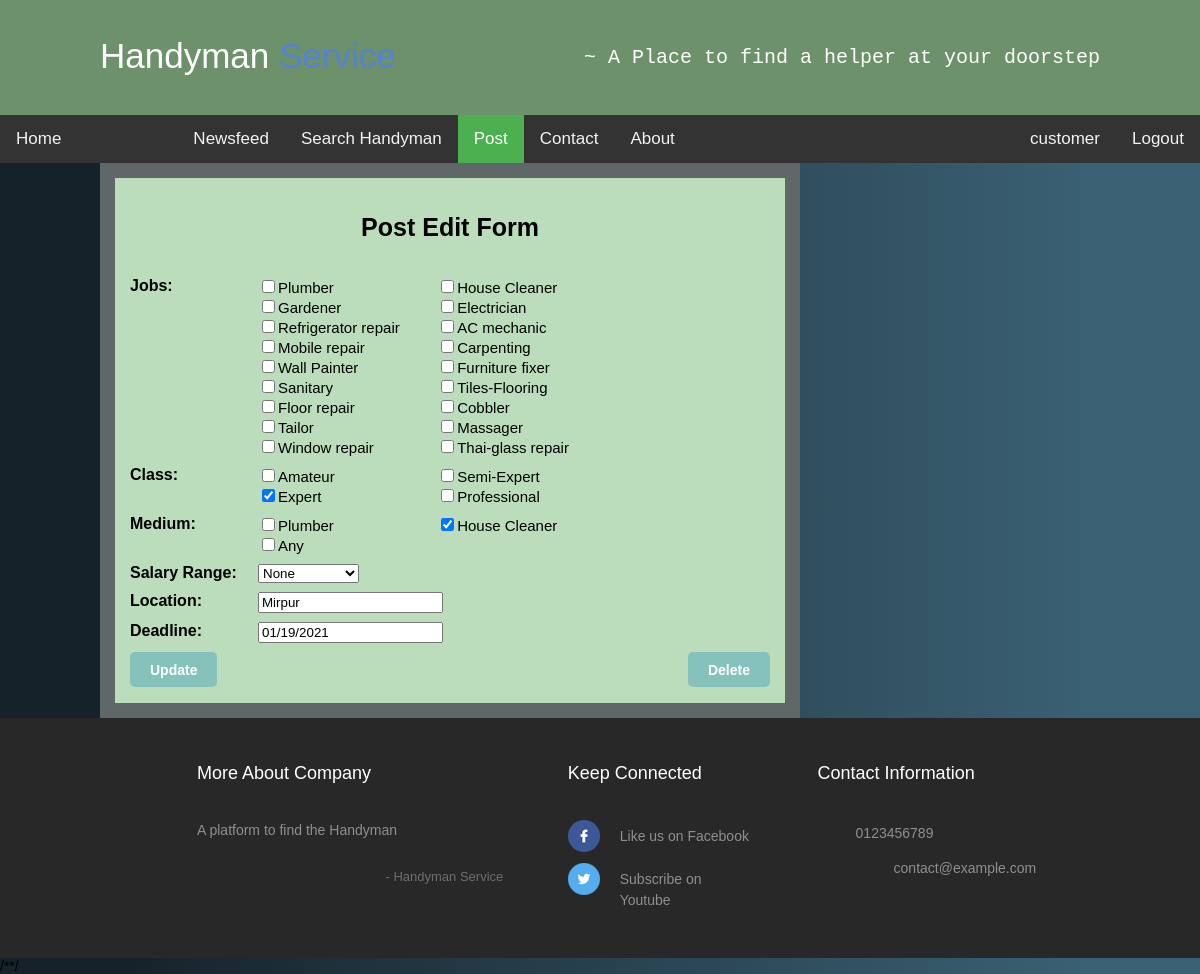
Screenshot of /editpost.php?pid=5 (signed in) with the database file from the repository.
### tables this page shows
CREATE TABLE `user` (
  `id` int(11) NOT NULL,
  `fullname` varchar(150) NOT NULL,
  `gender` varchar(6) NOT NULL,
  `email` varchar(40) NOT NULL,
  `phone` varchar(15) NOT NULL,
  `address` varchar(200) NOT NULL DEFAULT '',
  `pass` varchar(50) NOT NULL,
  `confirmcode` varchar(7) NOT NULL,
  `activation` varchar(3) NOT NULL DEFAULT '',
  `type` varchar(10) NOT NULL,
  `user_pic` text DEFAULT NULL,
  `last_logout` timestamp NOT NULL DEFAULT current_timestamp() ON UPDATE current_timestamp(),
  `online` varchar(5) NOT NULL DEFAULT 'no'
);

CREATE TABLE `post` (
  `id` int(11) NOT NULL,
  `postby_id` int(11) NOT NULL,
  `jobs` text NOT NULL,
  `class` text NOT NULL,
  `medium` varchar(20) NOT NULL,
  `salary` varchar(50) NOT NULL,
  `location` text NOT NULL,
  `post_time` timestamp NOT NULL DEFAULT current_timestamp() ON UPDATE current_timestamp(),
  `deadline` varchar(15) NOT NULL
);

### editpost.php (the view, shortened to what this page needs)
<?php
 include ( "inc/connection.inc.php" );
if (!isset($_SESSION['user_login'])) {
	$user = "";
	$utype_db = "";
	header("Location: login.php");
}
else {
	$user = $_SESSION['user_login'];
	$result = $con->query("SELECT * FROM user WHERE id='$user'");
		$get_user_name = $result->fetch_assoc();
			$uname_db = $get_user_name['fullname'];
			$utype_db = $get_user_name['type'];
}
if (isset($_REQUEST['pid'])) {
	$pstid = mysqli_real_escape_string($con, $_REQUEST['pid']);
	$result3 = $con->query("SELECT * FROM post WHERE id='$pstid'");
		$get_user_pid = mysqli_fetch_assoc($result3);
		$cls = $get_user_pid['class'];
		$medium = $get_user_pid['medium'];
		$location = $get_user_pid['location'];
		$deadline = $get_user_pid['deadline'];
}else {
	header('location: index.php');
}
?>
<!DOCTYPE html>
<html>
<head>
	<link rel="stylesheet" type="text/css" href="css/style.css">
	<link href="css/footer.css" rel="stylesheet" type="text/css" media="all" />
	<link rel="stylesheet" href="//code.jquery.com/ui/1.12.1/themes/base/jquery-ui.css">
	<link rel="stylesheet" href="/resources/demos/style.css">
	<link rel="stylesheet" type="text/css" href="css/homemenu.css">
    <link rel="stylesheet" href="https://maxcdn.bootstrapcdn.com/font-awesome/4.3.0/css/font-awesome.min.css">
</head>
<body class="body1">
<div>
	<div>
		<header class="header">
			<div class="header-cont">
				<?php
					include 'inc/banner.inc.php';
				?>
			</div>
		</header>
		<div class="topnav">
			<a class="navlink" href="cover.php">Home</a>
			<a class="navlink" href="index.php" style="margin: 0px 0px 0px 100px;">Newsfeed</a>
			<a class="navlink" href="#news">Search Handyman</a>
			<?php
			if($utype_db == "handyman")
				{
				}else {
					echo '<a class="active navlink" href="postform.php">Post</a>';
				}
			 ?>
			<a class="navlink" href="#contact">Contact</a>
			<a class="navlink" href="#about">About</a>
			<div style="float: right;" >
				<table>
					<tr>
						<?php
							if($user != ""){
								echo '<td>
							<a class="navlink" href="profile.php?uid='.$user.'">'.$uname_db.'</a>
						</td>
						<td>
							<a class="navlink" href="logout.php">Logout</a>
						</td>';
							}
						?>
					</tr>
				</table>
			</div>
		</div>
	</div>
	<div class="nbody" style="margin: 0px 100px; overflow: hidden;">
		<div class="nfeedleft">
			<div class="postbox">
			<h3>Post Edit Form</h3>
			<?php
				echo '<div class="signup_error_msg">';
				echo'</div>';
				?>
			  	<form action="#" method="post">
			  	<div class="itemrow">
			  			<div style="width: 20%; float: left;">
			  				<label>Jobs: </label>
			  			</div>
			  			<div style="width: 80%; float: left;">
			  				<div class="divp35"><input <?php $job1=strstr($job, "Plumber"); if($job1 != '') echo 'checked'; ?> type="checkbox" name="sub_list[]" value="Plumber"><span>Plumber</span></div>
							<div class="divp35"><input <?php $job1=strstr($job, "House Cleaner"); if($job1 != '') echo 'checked'; ?> type="checkbox" name="sub_list[]" value="House Cleaner"><span>House Cleaner</span></div>
							<div class="divp35"><input <?php $job1=strstr($job, "Gardener"); if($job1 != '') echo 'checked'; ?> type="checkbox" name="sub_list[]" value="Gardener"><span>Gardener</span></div>
							<div class="divp35"><input <?php $job1=strstr($job, "Electrician"); if($job1 != '') echo 'checked'; ?> type="checkbox" name="sub_list[]" value="Electrician"><span>Electrician</span></div>
							<div class="divp35"><input <?php $job1=strstr($job, "Refrigerator repair"); if($job1 != '') echo 'checked'; ?> type="checkbox" name="sub_list[]" value="Refrigerator repair"><span>Refrigerator repair</span></div>
							<div class="divp35"><input <?php $job1=strstr($job, "AC mechanic"); if($job1 != '') echo 'checked'; ?> type="checkbox" name="sub_list[]" value="AC mechanic"><span>AC mechanic</span></div>
							<div class="divp35"><input <?php $job1=strstr($job, "Mobile repair"); if($job1 != '') echo 'checked'; ?> type="checkbox" name="sub_list[]" value="Mobile repair"><span>Mobile repair</span></div>
							<div class="divp35"><input <?php $job1=strstr($job, "Carpenting"); if($job1 != '') echo 'checked'; ?> type="checkbox" name="sub_list[]" value="Carpenting"><span>Carpenting</span></div>
							<div class="divp35"><input <?php $job1=strstr($job, "Wall Painter"); if($job1 != '') echo 'checked'; ?> type="checkbox" name="sub_list[]" value="Wall Painter"><span>Wall Painter</span></div>
							<div class="divp35"><input <?php $job1=strstr($job, "Furniture fixer"); if($job1 != '') echo 'checked'; ?> type="checkbox" name="sub_list[]" value="Furniture fixer"><span>Furniture fixer</span></div>
							<div class="divp35"><input <?php $job1=strstr($job, "Sanitary"); if($job1 != '') echo 'checked'; ?> type="checkbox" name="sub_list[]" value="Sanitary"><span>Sanitary</span></div>
							<div class="divp35"><input <?php $job1=strstr($job, "Tiles-Flooring"); if($job1 != '') echo 'checked'; ?> type="checkbox" name="sub_list[]" value="Tiles-Flooring"><span>Tiles-Flooring</span></div>
							<div class="divp35"><input <?php $job1=strstr($job, "Floor repair"); if($job1 != '') echo 'checked'; ?> type="checkbox" name="sub_list[]" value="Floor repair"><span>Floor repair</span></div>
							<div class="divp35"><input <?php $job1=strstr($job, "Cobbler"); if($job1 != '') echo 'checked'; ?> type="checkbox" name="sub_list[]" value="Cobbler"><span>Cobbler</span></div>
							<div class="divp35"><input <?php $job1=strstr($job, "Tailor"); if($job1 != '') echo 'checked'; ?> type="checkbox" name="sub_list[]" value="Tailor"><span>Tailor</span></div>
							<div class="divp35"><input <?php $job1=strstr($job, "Massager"); if($job1 != '') echo 'checked'; ?> type="checkbox" name="sub_list[]" value="Massager"><span>Massager</span></div>
							<div class="divp35"><input <?php $job1=strstr($job, "Window repair"); if($job1 != '') echo 'checked'; ?> type="checkbox" name="sub_list[]" value="Window repair"><span>Window repair</span></div>
							<div class="divp35"><input <?php $job1=strstr($job, "Thai-glass repair"); if($job1 != '') echo 'checked'; ?> type="checkbox" name="sub_list[]" value="Thai-glass repair"><span>Thai-glass repair</span></div>
			  			</div>
			  		</div>
					<div class="itemrow">
						<div style="width: 20%; float: left;">
							<label>Class: </label>
						</div>
						<div style="width: 80%; float: left;">
							<div class="divp35"><input <?php $class1=strstr($cls, "Amateur"); if($class1 != '') echo 'checked'; ?> type="checkbox" name="class_list[]" value="Amateur"><span>Amateur</span></div>
							<div class="divp35"><input <?php $class1=strstr($cls, "Semi-Expert"); if($class1 != '') echo 'checked'; ?> type="checkbox" name="class_list[]" value="Semi-Expert"><span>Semi-Expert</span></div>
							<div class="divp35"><input <?php $class1=strstr($cls, "Expert"); if($class1 != '') echo 'checked'; ?> type="checkbox" name="class_list[]" value="Expert"><span>Expert</span></div>
							<div class="divp35"><input <?php $class1=strstr($cls, "Professional"); if($class1 != '') echo 'checked'; ?> type="checkbox" name="class_list[]" value="Professional"><span>Professional</span></div>
						</div>
					</div>
				  	<div class="itemrow">
				  			<div style="width: 20%; float: left;">
				  				<label>Medium: </label>
				  			</div>
				  			<div style="width: 80%; float: left;">
								<div class="divp35"><input <?php $medium1=strstr($medium, "Home"); if($medium1 != '') echo 'checked'; ?> type="checkbox" name="medium_list[]" value="Plumber"><span>Plumber</span></div>
								<div class="divp35"><input <?php $medium1=strstr($medium, "Office"); if($medium1 != '') echo 'checked'; ?> type="checkbox" name="medium_list[]" value="House Cleaner"><span>House Cleaner</span></div>
								<div class="divp35"><input <?php $medium1=strstr($medium, "Any"); if($medium1 != '') echo 'checked'; ?> type="checkbox" name="medium_list[]" value="Any"><span>Any</span></div>
							</div>
					</div>
					<div class="itemrow">
				  			<div style="width: 20%; float: left;">
				  				<label>Salary Range: </label>
				  			</div>
							<div style="width: 80%; float: left;">
								<select name="sal_range">
								  <option value="None">None</option>
								</select>
							</div>
						</div>
				  	<div class="itemrow">
				  			<div style="width: 20%; float: left;">
				  				<label>Location: </label>
				  			</div>
				  			<div style="width: 80%; float: left;">
				  				<?php echo '<input type="text" name="location" value="'.$location.'" placeholder="e.g: Dhanmondi, Mirpur,..">'; ?>
				  			</div>
				  		</div>
					<div class="itemrow">
				  			<div style="width: 20%; float: left;">
				  				<label>Deadline: </label>
				  			</div>
				  			<div style="width: 20%; float: left;">
				  				<p><?php echo '<input name="deadline" type="text" id="datepicker" placeholder="e.g: 01/05/2021" value="'.$deadline.'">'; ?></p>
				  			</div>
				  	</div>
				  		<input type="submit" style="float: left;" class="sub_button" name="submit" value="Update"/>
						<input type="submit" class="sub_button" name="deletepost" style="float: right;" value="Delete"/>
				</form></br></br>
			</div>
			</div>
		</div>
	</div>
	<div>
	<?php
		include 'inc/footer.inc.php';
	?>
	</div>
/**/
</body>
</html>

### css/style.css (style rules this page uses)
body { width: 100%; margin: 0 auto; background-color: #a9d9bf; font-size: 14px; }
header { background-color: #99C3BD; height: 101px; }
.body1 { margin: 0 auto; font-family: Verdana, Geneva, sans-serif; }
.header { background-color:#6d916a; box-shadow:0 1px 1px #ccc; padding: 4px 100px; color: #ffffff; box-sizing: border-box; top:100px; -webkit-transition:top 0.3s; transition:top 0.3s; text-align: center; margin: 0 auto; height: 115px; top: 0; left: 0; z-index: 1; }
.topnav { overflow: hidden; background-color: #333; }
.topnav .navlink { float: left; display: block; color: #f2f2f2; text-align: center; padding: 14px 16px; text-decoration: none; font-size: 17px; }
.topnav .navlink.active { background-color: #4CAF50; color: white; }
.nfeedleft { float: left; width: 700px; background-color: #606769; }
.postbox { background-color: #BBDDBB; margin: 15px; padding: 15px; font-size: 16px; font-weight: bold; }
.postbox span { font-size: 15px; font-weight: normal; }
.postbox h3 { text-align: center; padding: 20px 0; font-size: 25px; }
.signup_error_msg { font-weight: bold; padding: 0px 10px 15px 10px; text-align: center; font-size: 16px; }
.divp35 { width: 35%; float: left; }
.itemrow { margin: 0 auto; width: 100%; padding-bottom: 9px; overflow: hidden; }
.sub_button { font-size: 14px; font-weight: 600; color: white; padding: 6px 20px; display: inline-block; float: right; text-decoration: none; height: 35px; -webkit-border-radius: 5px; -moz-border-radius: 5px; border-radius: 5px; background-color: #84c2bb; transition: all 0.1s linear 0s; top: 0px; position: relative; border: none; cursor: pointer; }

### css/footer.css (style rules this page uses)
html,body,div,span,applet,object,iframe,h1,h2,h3,h4,h5,h6,p,blockquote,pre,a,abbr,acronym,address,big,cite,code,del,dfn,em,img,ins,kbd,q,s,samp,small,strike,strong,sub,sup,tt,var,b,u,i,dl,dt,dd,ol,nav ul,nav li,fieldset,form,label,legend,table,caption,tbody,tfoot,thead,tr,th,td,article,aside,canvas,details,embed,figure,figcaption,footer,header,hgroup,menu,nav,output,ruby,section,summary,time,mark,audio,video { margin:0;padding:0;border:0;font-size:100%;font:inherit;vertical-align:baseline; }
article, aside, details, figcaption, figure,footer, header, hgroup, menu, nav, section { display: block; }
table { border-collapse:collapse;border-spacing:0; }
a { text-decoration:none; }

### css/homemenu.css (style rules this page uses)
body { background: -webkit-linear-gradient(90deg, #16222A 10%, #3A6073 90%); background: -moz-linear-gradient(90deg, #16222A 10%, #3A6073 90%); background: -ms-linear-gradient(90deg, #16222A 10%, #3A6073 90%); background: -o-linear-gradient(90deg, #16222A 10%, #3A6073 90%); background: linear-gradient(90deg, #16222A 10%, #3A6073 90%); }

### rows the page displays
user: fullname "customer"
post: class "☑", medium "☑", location "Mirpur", deadline "01/19/2021"
